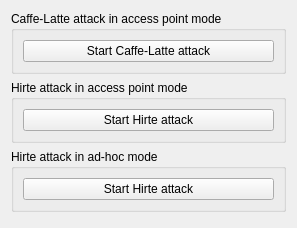
          <widget class="QWidget" name="page">
           <property name="geometry">
            <rect>
             <x>0</x>
             <y>0</y>
             <width>297</width>
             <height>228</height>
            </rect>
           </property>
           <attribute name="label">
            <string>WEP Attack (with clients, in Access Point and Ad-Hoc mode)</string>
           </attribute>
           <layout class="QVBoxLayout">
            <item>
             <widget class="QGroupBox" name="buttonGroup1_2_2_3_2">
              <property name="title">
               <string>Caffe-Latte attack in access point mode</string>
              </property>
              <property name="flat">
               <bool>false</bool>
              </property>
              <property name="checkable">
               <bool>false</bool>
              </property>
              <layout class="QVBoxLayout">
               <item>
                <widget class="QPushButton" name="button_wep_start_latte">
                 <property name="text">
                  <string>Start Caffe-Latte attack</string>
                 </property>
                </widget>
               </item>
              </layout>
             </widget>
            </item>
            <item>
             <widget class="QGroupBox" name="buttonGroup1_2_2_3_2_2">
              <property name="title">
               <string>Hirte attack in access point mode</string>
              </property>
              <property name="flat">
               <bool>false</bool>
              </property>
              <property name="checkable">
               <bool>false</bool>
              </property>
              <layout class="QVBoxLayout">
               <item>
                <widget class="QPushButton" name="button_wep_start_hirte_ap">
                 <property name="text">
                  <string>Start Hirte attack</string>
                 </property>
                </widget>
               </item>
              </layout>
             </widget>
            </item>
            <item>
             <widget class="QGroupBox" name="buttonGroup1_2_2_3_2_3">
              <property name="title">
               <string>Hirte attack in ad-hoc mode</string>
              </property>
              <property name="flat">
               <bool>false</bool>
              </property>
              <property name="checkable">
               <bool>false</bool>
              </property>
              <layout class="QVBoxLayout">
               <item>
                <widget class="QPushButton" name="button_wep_start_hirte_adhoc">
                 <property name="text">
                  <string>Start Hirte attack</string>
                 </property>
                </widget>
               </item>
              </layout>
             </widget>
            </item>
            <item>
             <spacer name="spacer23">
              <property name="orientation">
               <enum>Qt::Vertical</enum>
              </property>
              <property name="sizeType">
               <enum>QSizePolicy::Expanding</enum>
              </property>
              <property name="sizeHint" stdset="0">
               <size>
                <width>41</width>
                <height>111</height>
               </size>
              </property>
             </spacer>
            </item>
           </layout>
          </widget>
